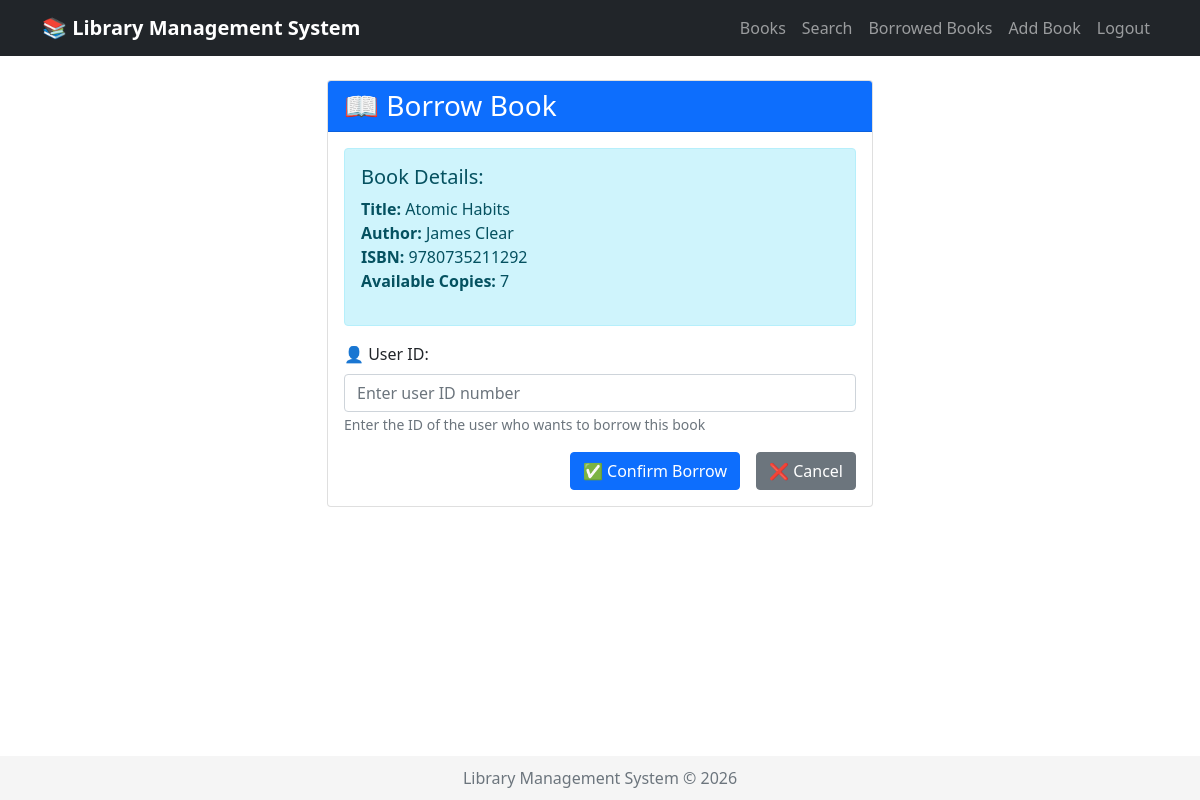
Screenshot of /books/borrow/2/ (signed in) with the database file from the repository.
### books/models.py (models this page shows, shortened)
class Book(models.Model):
    title = models.CharField(max_length=200)
    author = models.CharField(max_length=100)
    isbn = models.CharField(max_length=13, unique=True)
    publisher = models.CharField(max_length=100)
    publication_year = models.IntegerField()
    category = models.CharField(max_length=50)
    total_copies = models.IntegerField(default=1)
    available_copies = models.IntegerField(default=1)
    location = models.CharField(max_length=50, blank=True)
    description = models.TextField(blank=True)
    created_at = models.DateTimeField(auto_now_add=True)
    updated_at = models.DateTimeField(auto_now=True)
    def is_available(self):
        return self.available_copies > 0
    class Meta:
        ordering = ['title']

### books/views.py (the view)
# urls.py: path('books/borrow/<int:book_id>/', views.borrow_book, name='borrow_book'),
@login_required
def borrow_book(request, book_id):
    book = get_object_or_404(Book, id=book_id)
    if not book.is_available():
        messages.error(request, 'This book is not available for borrowing.')
        return redirect('book_list')
    if request.method == 'POST':
        form = BorrowForm(request.POST)
        if form.is_valid():
            user_id = form.cleaned_data['user_id']
            try:
                user = User.objects.get(id=user_id)
                existing_borrow = BorrowRecord.objects.filter(
                    user=user, book=book, status='BORROWED'
                ).exists()
                if existing_borrow:
                    messages.error(request, f'{user.username} already has this book borrowed.')
                else:
                    borrow_record = BorrowRecord.objects.create(
                        user=user,
                        book=book,
                        status='BORROWED'
                    )
                    book.available_copies -= 1
                    book.save()
                    messages.success(request, f'Book "{book.title}" borrowed by {user.username}')
                    return redirect('book_list')
            except User.DoesNotExist:
                messages.error(request, 'User not found.')
    else:
        form = BorrowForm()
    return render(request, 'borrow_book.html', {'book': book, 'form': form})

### books/forms.py
class BorrowForm(forms.Form):
    user_id = forms.IntegerField(widget=forms.NumberInput(attrs={
        'class': 'form-control',
        'placeholder': 'User ID'
    }))

### books/templates/borrow_book.html (shortened to what this page needs)
{% extends 'base.html' %}
{% block content %}
<div class="row">
    <div class="col-md-6 offset-md-3">
        <div class="card">
            <div class="card-header bg-primary text-white">
                <h3 class="mb-0">📖 Borrow Book</h3>
            </div>
            <div class="card-body">
                <div class="alert alert-info">
                    <h5>Book Details:</h5>
                    <p>
                        <strong>Title:</strong> {{ book.title }}<br>
                        <strong>Author:</strong> {{ book.author }}<br>
                        <strong>ISBN:</strong> {{ book.isbn }}<br>
                        <strong>Available Copies:</strong> {{ book.available_copies }}
                    </p>
                </div>
                <form method="post">
                    <div class="mb-3">
                        <label for="user_id" class="form-label">👤 User ID:</label>
                        <input type="number" name="user_id" id="user_id" class="form-control" required placeholder="Enter user ID number">
                        <small class="text-muted">Enter the ID of the user who wants to borrow this book</small>
                    </div>
                    <div class="d-grid gap-2 d-md-flex justify-content-md-end">
                        <button type="submit" class="btn btn-primary me-md-2">✅ Confirm Borrow</button>
                        <a href="{% url 'book_list' %}" class="btn btn-secondary">❌ Cancel</a>
                    </div>
                </form>
            </div>
        </div>
    </div>
</div>
{% endblock %}

### rows the page displays
Book: title "Atomic Habits", author "James Clear", isbn "9780735211292", available_copies "7"
